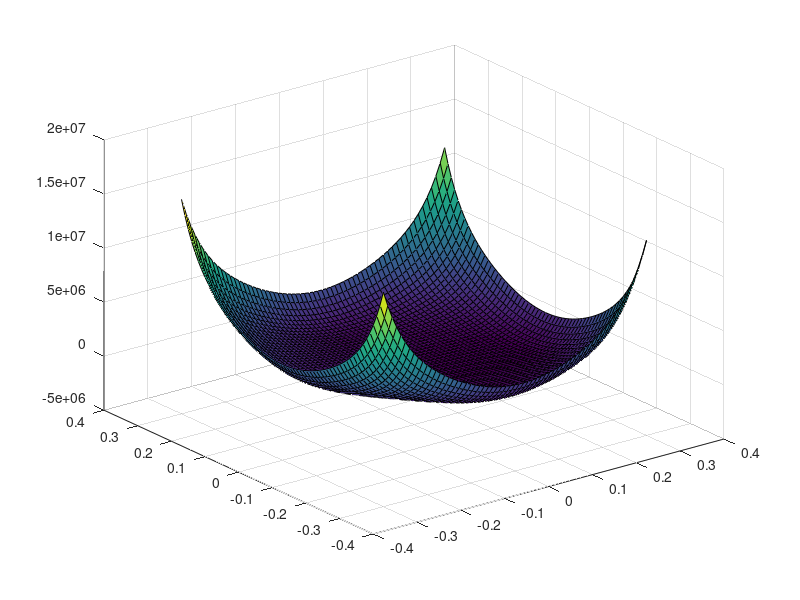

Here is the MATLAB script that generated this plot:
clear;clc;close all;
scale=0.3;L=0.125e-6;
d=0.01;
[Px,Py]=meshgrid(-scale:d:scale,scale:-d:-scale);
[n,m]=size(Px);

Tc=115+273;
T=420;
alpha1=4.124*1e5*(T-Tc);
alpha11=-20.97*1e7;alpha12=7.974e8;
alpha111=1.294*1e9; alpha112=-1.950e9;
alpha1111=3.863*1e10; alpha1112=2.529e10; alpha1122=1.637e10;
Q11=0.1104; Q12=-0.452; Q44=0.0289;
E1=3e6;E2=0;
Ex=E1*ones(n); Ey=E2*ones(n);
e1=0; e2=0; e3=0;
exx=e1*ones(n);eyy=e2*ones(n);exy=e3*ones(n);

GL_alpha1=alpha1*Px.^2+alpha1*Py.^2;
GL_alphabar11=alpha11*Px.^4+alpha11*Py.^4;
GL_alphabar12=alpha12*Px.^2.*Py.^2;
GL_alpha111=alpha111*Px.^6+alpha111*Py.^6;
GL_alpha112=alpha112*(Px.^4.*Py.^2+Px.^2.*Py.^4);
GL_alpha1111=alpha1111*Px.^8+alpha1111*Py.^8;
GL_alpha1112=alpha1112*(Px.^6.*Py.^2+Px.^2.*Py.^6);
GL_alpha1122=alpha1122*Px.^4.*Py.^4;
G_GL=GL_alpha1+GL_alphabar11+GL_alphabar12+GL_alpha111+GL_alpha112+GL_alpha1111+GL_alpha1112+GL_alpha1122-Ex.*Px-Ey.*Py-exx.*(Q11*Px.^2+Q12*Py.^2)-eyy.*(Q11*Py.^2+Q12*Px.^2)-0.5*Q44*exy.*Px.*Py;
% plot(Px((n+1)/2,:),G_GL((n+1)/2,:));
% plot(Px(4,:),G_GL(4,:));
% figure;
% contour(Px,Py,G_GL,50);
surf(Px,Py,G_GL);
% T_min=270;
% T_max=290;
% P_T=zeros(T_max-T_min+1,1);
% for T=T_min:T_max
%     alpha1=4.124e5*(T-388); 
%     GL_alpha1=alpha1*Px.^2+alpha1*Py.^2;
%     GL_alphabar11=alpha11*Px.^4+alpha11*Py.^4;
%     GL_alphabar12=alpha12*Px.^2.*Py.^2;
%     GL_alpha111=alpha111*Px.^6+alpha111*Py.^6;
%     GL_alpha112=alpha112*(Px.^4.*Py.^2+Px.^2.*Py.^4);
%     GL_alpha1111=alpha1111*Px.^8+alpha1111*Py.^8;
%     GL_alpha1112=alpha1112*(Px.^6.*Py.^2+Px.^2.*Py.^6);
%     GL_alpha1122=alpha1122*Px.^4.*Py.^4;
%     G_GL=GL_alpha1+GL_alphabar11+GL_alphabar12+GL_alpha111+GL_alpha111+GL_alpha112+GL_alpha1111+GL_alpha1112+GL_alpha1122;
%     [x,y]=find(G_GL==min(min(G_GL)));
%     P_T(T-T_min+1)=sqrt(Px(x(1),y(1))^2+Py(x(1),y(1))^2);
% end
% plot(T_min:T_max,P_T);
  %%----------------------------gradient energy----------------------------%%
% subplot(1,2,1);
% surf(Px,Py,G_GL)
% subplot(1,2,2);
% contour(Px,Py,G_GL);
% figure;
% subplot(1,2,1);
% plot(-0.3:0.01:0.3,G_GL(10,:));
% subplot(1,2,2);
% plot(-0.3:0.01:0.3,G_GL(19,:));
% figure;
% plot3(Px,Py,dG_GL_Px);
% figure;
% plot3(Px,Py,dG_GL_Py);
% figure;
% plot3(Px,Py,ddG_GL_Px);
% disp(length(find(ddG_GL_Px<0)));